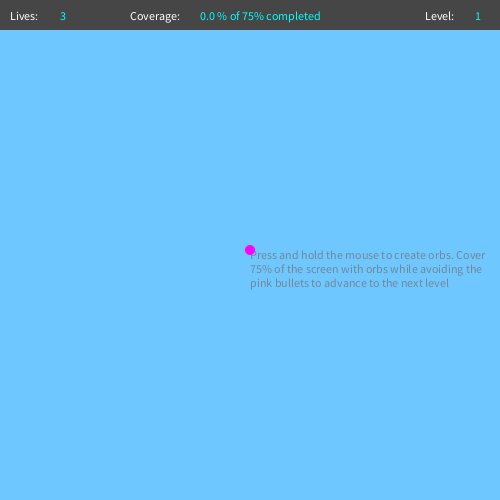
Frame 1 (no input)
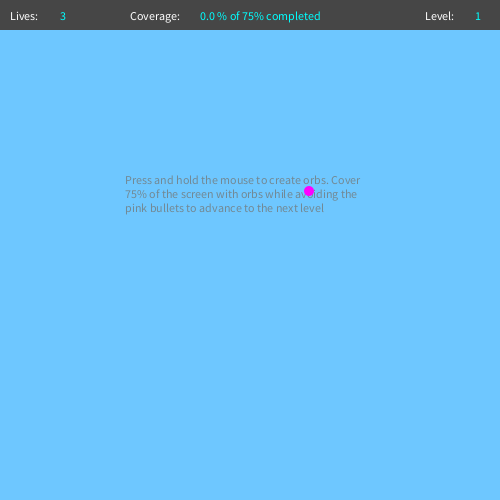
Frame 60 (the mouse pressed at the canvas centre just before this capture)
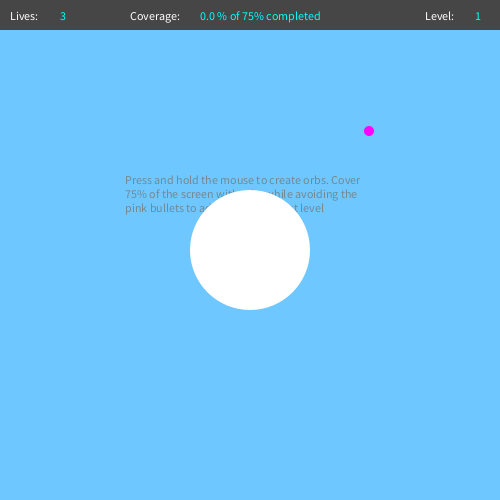
Frame 120 (the mouse held since frame 60 and released just before this capture)

The Processing sketch that drew these frames (run headless with seeded random() and noise(); from frame 60 on, the mouse is pressed at the canvas centre):

// Processing sketch: processing_32751
// ── processing_32751.pde

/* AGGLO Game */

//Sorry about having all the code in one PDE, It wouldn't upload with seperate files

//------------------------------Begin Globals--------------------------------
float drawSize; //size being passed into the Circle Class while the circle is being drawn
float dropSize; //size being passed into the Circle Class after it has been dropped
float tempCoverage; //temp variable to pass into coverage
float coverage; //final percentage of coverage displayed on board

int numBullets = 1;//bullets and level counter
int lives = 3;
int numCircles = 0; //increments after every new level to add a new circle to the array

//array and objects
ExpandCircle drawCirc = new ExpandCircle(); //Class for circle that's drawn by the user
Bullet[] bullet = new Bullet[numBullets]; //array of bullet objects
Circle[] circle = new Circle[numCircles]; //array of Circles that drop after mouse is released

//passed into the instructions variable on certain events
String s1 = "Press and hold the mouse to create orbs. Cover 75% of the screen with orbs while avoiding the pink bullets to advance to the next level";
String s2 = "                   GAME OVER! \n\n               Press 'r' to restart.";
String s3 = "                       Careful!\n\n              You just lost a life!";
String s4 = "                       Great Job! " + " \n\n            I knew you had it in ya!";
String inst = s1;

boolean temp;
//------------------------------END Globals----------------------------------------



//--------------------------BEGINNING of Setup-------------------------------------
void setup() {
  size(500, 500);
  smooth();

  //initialize each bullet
  for (int i = 0; i < bullet.length; i++ ) {
    bullet[i] = new Bullet(width/2, height/2, 5, color(255, 0, 255));
  }
}
//--------------------------END of Setup-------------------------------------


//-------------------------------BEGINNING of draw-------------------------------
void draw() {
  background(110, 199, 255);
  fill(114, 136, 147);
  text(inst, width/2, height/2, 250, 150);

  //draw each bullet that is created by moving through my bullet array
  for (int i = 0; i < bullet.length; i++ ) {
    bullet[i].display();
    bullet[i].move();
    bullet[i].hit(); //------------still need to calculate when bullet hits a growing circle
    bullet[i].bounce(); //---------still need to calculate when bullet hits a dropped ball and bounces off
  }

  //Drop the circle to the bottom of the canvas
  for (int j = 0; j < circle.length; j++) {
    circle[j].drop();
    circle[j].gravity();
    circle[j].collide(); //--------still need to calculate when a ball falls on top of another so they pile up
    circle[j].display();
  }
  
 // if(click()) {
  drawCirc.seeCircle();
  drawCirc.expand();
  drawCirc.display();
 // }

  //--------START ScoreBoard
  score();
  fill(70);
  noStroke();
  rectMode(CENTER);
  rect(250, 15, width, 30);

  fill(255);
  text("Lives: ", 10, 20);
  text("Coverage: ", 130, 20);
  text("Level: ", 425, 20);
  fill(0, 255, 255);
  text(lives, 60, 20);
  text(coverage + " % of 75% completed", 200, 20);
  text(numBullets, 475, 20);
  //--------END ScoreBoard

  nextLevel();
  if (lives < 0) {
    background(110, 199, 255);
    fill(114, 136, 147);
    text(inst, width/2, height/2, 250, 150);
  }
}
//--------------------------------------END of Draw------------------------------------





//--------------------------BEGINNING OF CLASSES-------------------------------
//------"http://www.openprocessing.org/visuals/?visualID=21130"---------
class Bullet {

  //every new bullet will have these attributes
  float posX;
  float posY;
  float speedX;
  float speedY;
  float radius;
  color c;

  //Constructor
  Bullet(float posX, float posY, float radius, color c) {
    //store these values into the object
    this.posX = posX;
    this.posY = posY;
    this.radius = radius;
    this.speedX = round(random(-3, 3));
    this.speedY = round(random(-3, 3));
    this.c = c;
  }

  void display() {
    noStroke();
    fill(c);
    ellipse(posX, posY, radius*2, radius*2);
  }

  void move() {
    posX += speedX;
    posY += speedY;

    //detect the width edges
    if (posX > (width - radius) || posX < radius) {
      speedX *= -1;
    }

    //detect the height edges and make space for score bar
    if (posY > (height - radius) || posY-30 < radius) {
      speedY *= -1;
    }
  }

  void hit() {
    float distance = dist(mouseX, mouseY, posX, posY);
    float minDist = drawCirc.drSize/2 + radius;
    if (mousePressed) {
      if (distance < minDist) {
        lifeCount();
      }
    }
  }

  //bullets will bounce off of dropped circles
  void bounce() {
    //loop through dropped balls array
    for (int n=0; n < numCircles; n++) {
      float distance = dist(posX, posY, circle[n].posX, circle[n].posY);
      if (distance < (radius + circle[n].dpSize/2)) {
        float angle = atan2(circle[n].posY - posY, circle[n].posX - posX);
        float targetX = posX + cos(angle) * (radius + circle[n].dpSize/2);
        float targetY = posY + sin(angle) * (radius + circle[n].dpSize/2);
        float ax = (targetX - circle[n].posX)*2;
        float ay = (targetY - circle[n].posY)*2;
        speedX -= ax;
        speedY -= ay;
        speedX = speedX*0.8;
        speedY = speedY*0.8;
      }
    }
  }
}

class ExpandCircle {
  color c;
  float locX;
  float locY;
  float drSize;
  int n;
  boolean touchCirc = false;

  void drawCirc(float locX, float locY, float drSize, color c) {
    this.locX = mouseX;
    this.locY = mouseY;
    this.c = color(255);
    this.drSize = drSize;
  }

  void seeCircle() {
    float distance;
    float minDistance;
    if (mousePressed) {

      if (circle.length != 0) {//only runs this section if a dropped ball object has been added to the array

        for (n = 0; n < numCircles; n++) {//[numCircles-1] array goes through every previously created circle
          distance = dist(mouseX, mouseY, circle[n].posX, circle[n].posY);//distance between drawn circle and ALL previously dropped circles
          minDistance = drSize/2 + circle[n].dpSize/2;

          if (distance < (minDistance)) {//this detects when a drawn circle and a dropped circle are touching
            drSize-=4;//shrinks at double the speed because expand() is continuously incrementing by 2 for each frame, this cancels it out! haha
          }
        }
      }
    }
  }

  void expand() {
    //the Circe will expand or contract based on its proximity to the canvas edge
    if (mousePressed) {
      if (mouseX+(drSize/2) > width || mouseX-(drSize/2) < 0 || mouseY+(drSize/2) > height || (mouseY-30)-(drSize /2) < 0) {
        drSize-=2; //size decreases when near the edge
      }

      else {
        drSize+=2;//size increases when away from the edge
      }
      dropSize = drSize; //Very Important! makes the new dropped circle the same size as the final frame of the expanded circle
    }
    else {
      drSize = 0;//sets the expanded circle back to zero for the next click
    }
  }

  void display() {
    ellipseMode(CENTER);
    fill(255);     
    noStroke();
    ellipse(mouseX, mouseY, drSize, drSize);
  }
}




class Circle {

  //These are the Circle attributes
  color c;
  float posX;
  float posY;
  float dpSize;
  float speedX = 0;
  float speedY = 0;
  float gravity = .15;

  Circle(float posX, float posY, float dpSize, color c) {
    this.c = c;
    this.posX = posX;
    this.posY = posY;
    this.dpSize = dpSize;
  }

  // balls sit on top of each other
  // CODE BORROWED HEAVILY FROM "http://processing.org/learning/topics/bouncybubbles.html"
  void collide() {
    for (int i = 0; i < circle.length; i++) {
      float dx = circle[i].posX - posX;
      float dy = circle[i].posY - posY;
      float distance = sqrt(dx*dx + dy*dy);
      float minDist = circle[i].dpSize/2 + dpSize/2;

      if (distance < minDist) { 
        float angle = atan2(dy, dx);
        float targetX = posX + cos(angle) * minDist;
        float targetY = posY + sin(angle) * minDist;
        float ax = (targetX - circle[i].posX)*.5;
        float ay = (targetY - circle[i].posY)*.5;
        speedX -= ax;
        speedY -= ay;
        circle[i].speedX += ax;
        circle[i].speedY += ay;
      }
    }
  }

  void gravity() {
    speedY += gravity; //velocity of object increases by gravity as it falls
  }

  void drop() {
    posY += speedY; //Add speed to y location
    posX += speedX; //Add speed to x location

    // Reverse speed when it hits bottom
    if (posY > height - dpSize/2) { //wont fall through floor
      speedY *= -.3; //moves away when it hits the bottom
      posY = height - dpSize/2;
    }
    else if (posY < 30 + dpSize/2) {//wont fall through roof
      speedY *= -.4;
      posY = 30 + dpSize/2;
    }

    if (posX > width - dpSize/2) {//wont fall right wall
      speedX *= -.4;//moves away when it hits a wall
      posX = width - dpSize/2;
    }
    else if (posX < 0 + dpSize/2) {//wont fall left wall
      speedX *= -.4;
      posX = 0 + dpSize/2;
    }
  }

  void display() {
    ellipseMode(CENTER);
    fill(255);     
    noStroke();
    ellipse(posX, posY, dpSize, dpSize);
  }
}

//-------------------------------------END OF CLASSES--------------------------------






//--------------------------------BEGINNING OF FUNCTIONS----------------------------------------



void mouseReleased() {
  Circle newCirc= new Circle(pmouseX, pmouseY, dropSize, color(255));
  circle = (Circle[]) append(circle, newCirc); //adds a new index to Circles array and populates it with a circle

  numCircles++; //used later to delete array objects on restart

  if (lives < 1) { //keeps level from incrementing after Game Over
    coverage = 0;
  }
  else
    coverage = round(coverage+tempCoverage); // updates the coverage counter with every new circle area
}

void nextLevel() {
  //only runs when 75% mark has been hit
  if (coverage >= 75) { 
    setup();

    //removes every object from the array
    for (int k = 0; k < numCircles; k++ ) {
      circle = (Circle[]) shorten(circle); //Shorten the array by one element
    }

    //Adds one more bullet to the array at the start of a level
    Bullet newBullet= new Bullet(width/2, height/2, 5, color(255, 0, 255));
    bullet = (Bullet[]) append(bullet, newBullet);//adds a new index to Bullets array and populates it with a new bullet of class Bullet
    
    inst = s4;
    lives++;
    numCircles = 0; //reset number of objects in circles array
    coverage = 0;//reset coverage counter
    numBullets++; //bullets increase with level, level counter increases
  }
}

//subtracts lives when a 'hit' is detected and initiates a 'Game Over' sequence
void lifeCount() {

  if (lives < 1) {
    inst = s2; //change instructions to prompt user to restart game
    drawCirc.drSize = 0;
  }
  else {
    drawCirc.drSize = 0;
    inst = s3;
    setup();
  }
  lives--;
}

//resets game after 'game over'
void keyPressed() {
  if(key == 'r') {
     //removes every object from the array
    for (int k = 0; k < numCircles; k++ ) {
      circle = (Circle[]) shorten(circle); //Shorten the array
    }
    for (int m = 0; m < numBullets-1; m++ ) {
      bullet = (Bullet[]) shorten(bullet); //Shorten the array
    }
    
    inst = s1;
    lives = 3;
    numCircles = 0; //reset number of objects in circles array
    coverage = 0;//reset coverage counter
    numBullets = 1; //reset bullets back to 1
    setup();
  }
}

//tracks area covered
void score() {
  float circlesArea;
  circlesArea = PI*(pow(drawCirc.drSize/2, 2)); //calls in the previous size of the drawn circle to calculate circle area
  tempCoverage = (((circlesArea) * 100) / (width*height-30)); //finds percentage of area covered
}
